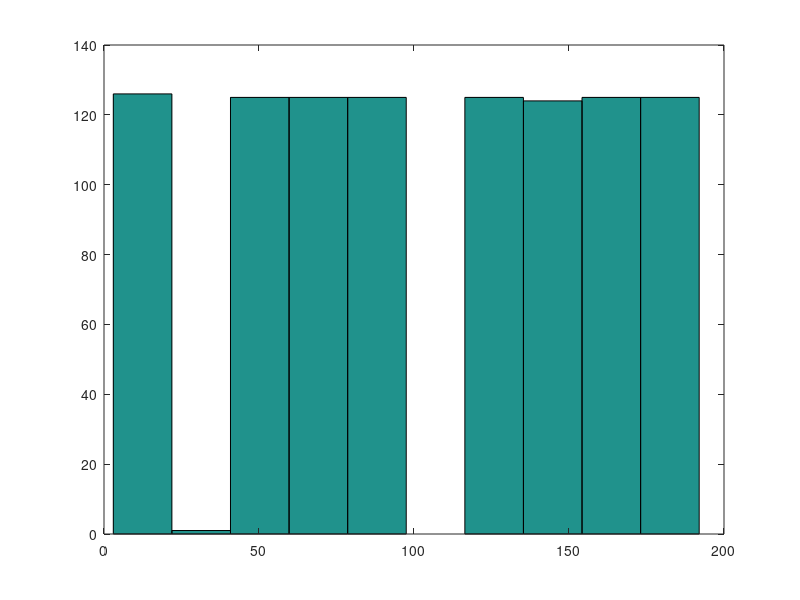

This chart was generated by the following MATLAB code:
clear all; close all; clc

N = 1000;
x = zeros(1,N);
x(1,1) = 3;
a = 5;
c = 7;
for k = 1:N
    x(1,k+1) = mod(a.*x(k)+c,200);
end

%plot(x)
hist(x)